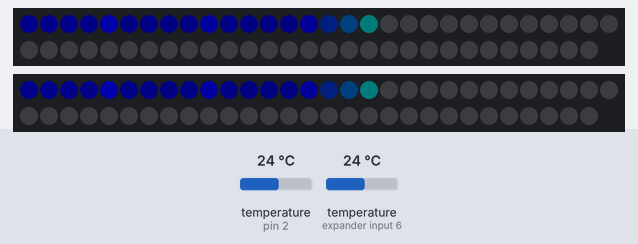
Simulated run of this sketch. Board: Arduino Uno, built with avr-gcc and run on an emulated ATmega328P. On the bench: 2 × 59 RGB LEDs in strip order, left to right, continuing on the next row. The test bench sets the inputs (shaded band); at power-on: temperature (sensors on pin 2, expander input 6) 24 °C. Dim RGB values are drawn brighter than linear; random numbers use the default seed unless the sketch sets one; what the sketch prints to the serial monitor is not drawn.

Above: at 2.67 s.
2.7 s: temperature (sensor on pin 2) set to 0 °C
At 3.17 s:
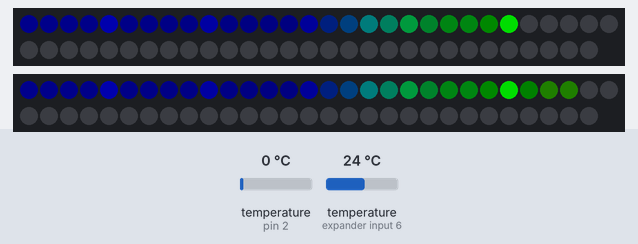
At 4.27 s:
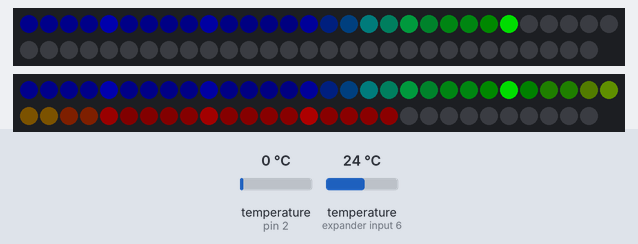
4.3 s: temperature (sensor on pin 2) set to 33 °C
At 19.74 s:
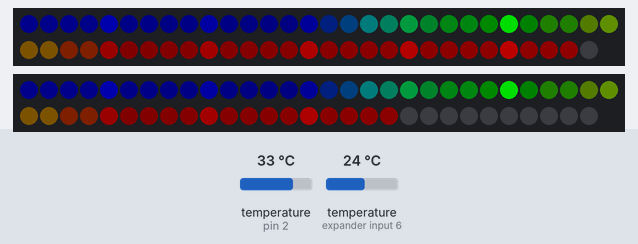

The sketch:

Thermometer.ino
```cpp
#include <OneWire.h>
#include <DallasTemperature.h>
#include <Adafruit_NeoPixel.h>

// Temperature sensor connection
#define ONE_WIRE_BUS 2
// LED strip
#define NLED 59
#define PIN_1 8
#define PIN_2 7

Adafruit_NeoPixel pixels_1 = Adafruit_NeoPixel(NLED, PIN_1, NEO_GRB+NEO_KHZ800);
Adafruit_NeoPixel pixels_2 = Adafruit_NeoPixel(NLED, PIN_2, NEO_GRB+NEO_KHZ800);

// OneWire connection
OneWire oneWire(ONE_WIRE_BUS);

// Pass oneWire reference to DallasTemperature library
DallasTemperature sensors(&oneWire);

// Variable for moving temperature display on LED strip
int change = -5;
int deviceCount = 0;
float tempC;
int counter = 4;

void setup(void)
{

  sensors.begin();  // Start up the library
  Serial.begin(9600);
  pixels_1.begin();
  pixels_2.begin();
  pixels_1.show();
  pixels_2.show();

  // locate devices on the bus
  Serial.print("Locating devices...");
  Serial.print("Found ");
  deviceCount = sensors.getDeviceCount();
  Serial.print(deviceCount, DEC);
  Serial.println(" devices.");
  Serial.println("");
}

void loop(void)
{
  // Send command to all the sensors for temperature conversion
  sensors.requestTemperatures();

  // Display temperature from each sensor
  for (int i = 0;  i < deviceCount;  i++)
  {
    Serial.print("Sensor ");
    Serial.print(i+1);
    Serial.print(" : ");
    tempC = sensors.getTempCByIndex(i);
    Serial.print(tempC);
    Serial.print((char)176);//shows degrees character
    Serial.print("C  |  ");
    Serial.print(DallasTemperature::toFahrenheit(tempC));
    Serial.print((char)176);//shows degrees character
    Serial.println("F");
  }

  Serial.println("");
  delay(1000);

    for (int i = 0; i <= 59; i++){  // 59 LEDs on current project
    int r_1 = 0;
    int r_2 = 0;
    int g_1 = i-19 - change;
    int g_2 = i-19 - change;
    int b_1 = (29 - i + change)/2;
    int b_2 = (29 - i + change)/2;

    if(i > 28 + change){
      r_1 = (i - 29 - change)/2;
      r_2 = (i - 29 - change)/2;
      g_1 = (40 - i + change)/2;
      g_2 = (40 - i + change)/2;
      b_1 = 0;
      b_2 = 0;
    }

    if(i == 29 + change){ g_1 = 30; g_2 = 30; }

    // Every 5th pixel is brighter
    if(((i + 1) % 5) == 0){
      r_1 *= 5;
      r_2 *= 5;
      g_1 *= 5;
      g_2 *= 5;
      b_1 *= 5;
      b_2 *= 5;
      }

                  // Easter Egg
      if(counter <= 0){
        r_1 = random(0, 10);
        r_2 = random(0, 10);
        g_1 = random(0, 10);
        g_2 = random(0, 10);
        b_1 = random(0, 10);
        b_2 = random(0, 10);
        }

    if(r_1 < 1){ r_1 = 0; }
    if(r_2 < 1){ r_2 = 0; }
    if(g_1 < 1){ g_1 = 0; }
    if(g_2 < 1){ g_2 = 0; }
    if(b_1 < 1){ b_1 = 0; }
    if(b_2 < 1){ b_2 = 0; }

    if(i > 29 + sensors.getTempCByIndex(0) + change){ r_1 = 0; g_1 = 0; b_1 = 0; }
    if(i > 29 + sensors.getTempCByIndex(1) + change){ r_2 = 0; g_2 = 0; b_2 = 0; }

    pixels_1.setPixelColor(i,r_1,g_1,b_1);
    pixels_2.setPixelColor(i,r_2,g_2,b_2);
    pixels_1.show();
    pixels_2.show();

    //Serial.print(r_1);
    //Serial.print(" ");
    //Serial.print(g_1);
    //Serial.print(" ");
    //Serial.println(b_1);
    delay(20);
  }

  if(counter <= 0){ counter = random(1, 1000); }
  counter -= 1;
  Serial.print(counter);
  delay(10000);
  for(int j = 0; j <= 60; j++){
    pixels_1.setPixelColor(j,0,0,0);
    pixels_2.setPixelColor(j,0,0,0);
    pixels_1.show();
    pixels_2.show();
  }
}
```
